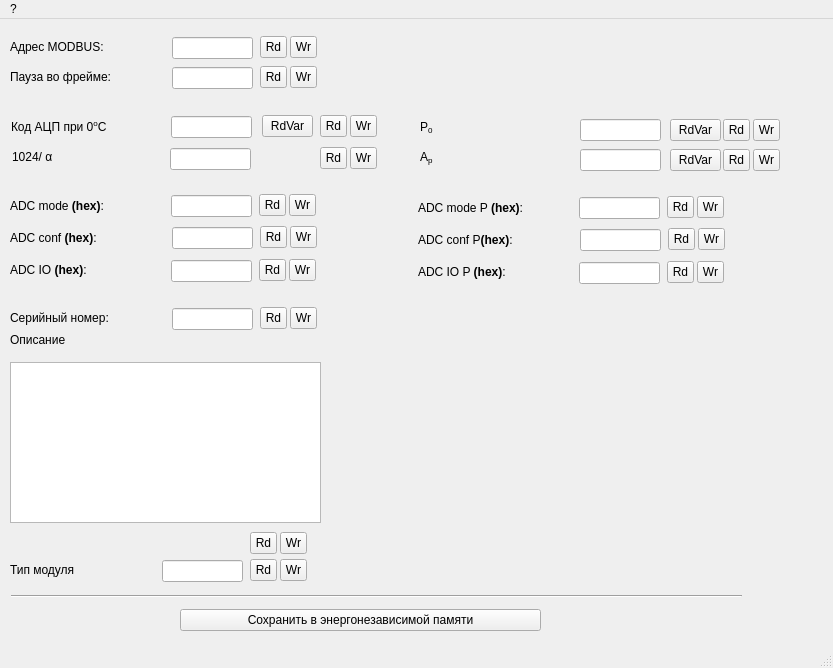
<?xml version="1.0" encoding="UTF-8"?>
<ui version="4.0">
 <class>fmTPConf</class>
 <widget class="QMainWindow" name="fmTPConf">
  <property name="geometry">
   <rect>
    <x>0</x>
    <y>0</y>
    <width>833</width>
    <height>668</height>
   </rect>
  </property>
  <property name="windowTitle">
   <string>Настройки термометра  и измерителя давления</string>
  </property>
  <widget class="QWidget" name="centralwidget">
   <widget class="QLineEdit" name="leAddrMB">
    <property name="geometry">
     <rect>
      <x>172</x>
      <y>18</y>
      <width>81</width>
      <height>22</height>
     </rect>
    </property>
    <property name="font">
     <font>
      <pointsize>9</pointsize>
     </font>
    </property>
   </widget>
   <widget class="QLabel" name="label_16">
    <property name="geometry">
     <rect>
      <x>10</x>
      <y>20</y>
      <width>111</width>
      <height>16</height>
     </rect>
    </property>
    <property name="font">
     <font>
      <pointsize>9</pointsize>
     </font>
    </property>
    <property name="text">
     <string>Адрес MODBUS:</string>
    </property>
   </widget>
   <widget class="QToolButton" name="tbAddrMBWr">
    <property name="geometry">
     <rect>
      <x>290</x>
      <y>17</y>
      <width>27</width>
      <height>22</height>
     </rect>
    </property>
    <property name="text">
     <string>Wr</string>
    </property>
   </widget>
   <widget class="QToolButton" name="tbAddrMBRd">
    <property name="geometry">
     <rect>
      <x>260</x>
      <y>17</y>
      <width>27</width>
      <height>22</height>
     </rect>
    </property>
    <property name="text">
     <string>Rd</string>
    </property>
   </widget>
   <widget class="QToolButton" name="tbthrATRd">
    <property name="geometry">
     <rect>
      <x>260</x>
      <y>47</y>
      <width>27</width>
      <height>22</height>
     </rect>
    </property>
    <property name="text">
     <string>Rd</string>
    </property>
   </widget>
   <widget class="QToolButton" name="tbthrATWr">
    <property name="geometry">
     <rect>
      <x>290</x>
      <y>47</y>
      <width>27</width>
      <height>22</height>
     </rect>
    </property>
    <property name="text">
     <string>Wr</string>
    </property>
   </widget>
   <widget class="QLineEdit" name="lethrAT">
    <property name="geometry">
     <rect>
      <x>172</x>
      <y>48</y>
      <width>81</width>
      <height>22</height>
     </rect>
    </property>
    <property name="font">
     <font>
      <pointsize>9</pointsize>
     </font>
    </property>
   </widget>
   <widget class="QLabel" name="label_17">
    <property name="geometry">
     <rect>
      <x>10</x>
      <y>50</y>
      <width>131</width>
      <height>16</height>
     </rect>
    </property>
    <property name="font">
     <font>
      <pointsize>9</pointsize>
     </font>
    </property>
    <property name="text">
     <string>Пауза во фрейме:</string>
    </property>
   </widget>
   <widget class="QToolButton" name="tbConfRd">
    <property name="geometry">
     <rect>
      <x>260</x>
      <y>207</y>
      <width>27</width>
      <height>22</height>
     </rect>
    </property>
    <property name="text">
     <string>Rd</string>
    </property>
   </widget>
   <widget class="QToolButton" name="tbConfWr">
    <property name="geometry">
     <rect>
      <x>290</x>
      <y>207</y>
      <width>27</width>
      <height>22</height>
     </rect>
    </property>
    <property name="text">
     <string>Wr</string>
    </property>
   </widget>
   <widget class="QLineEdit" name="leConf">
    <property name="geometry">
     <rect>
      <x>172</x>
      <y>208</y>
      <width>81</width>
      <height>22</height>
     </rect>
    </property>
    <property name="font">
     <font>
      <pointsize>9</pointsize>
     </font>
    </property>
   </widget>
   <widget class="QLabel" name="label_18">
    <property name="geometry">
     <rect>
      <x>10</x>
      <y>211</y>
      <width>121</width>
      <height>16</height>
     </rect>
    </property>
    <property name="font">
     <font>
      <pointsize>9</pointsize>
     </font>
    </property>
    <property name="text">
     <string>ADC conf &lt;b&gt;(hex)&lt;/b&gt;:</string>
    </property>
   </widget>
   <widget class="QLabel" name="label_19">
    <property name="geometry">
     <rect>
      <x>10</x>
      <y>291</y>
      <width>121</width>
      <height>16</height>
     </rect>
    </property>
    <property name="font">
     <font>
      <pointsize>9</pointsize>
     </font>
    </property>
    <property name="text">
     <string>Серийный номер:</string>
    </property>
   </widget>
   <widget class="QLineEdit" name="leSerNum">
    <property name="geometry">
     <rect>
      <x>172</x>
      <y>289</y>
      <width>81</width>
      <height>22</height>
     </rect>
    </property>
    <property name="font">
     <font>
      <pointsize>9</pointsize>
     </font>
    </property>
   </widget>
   <widget class="QToolButton" name="tbSerNumWr">
    <property name="geometry">
     <rect>
      <x>290</x>
      <y>288</y>
      <width>27</width>
      <height>22</height>
     </rect>
    </property>
    <property name="text">
     <string>Wr</string>
    </property>
   </widget>
   <widget class="QToolButton" name="tbSerNumRd">
    <property name="geometry">
     <rect>
      <x>260</x>
      <y>288</y>
      <width>27</width>
      <height>22</height>
     </rect>
    </property>
    <property name="text">
     <string>Rd</string>
    </property>
   </widget>
   <widget class="QLineEdit" name="leCR0">
    <property name="geometry">
     <rect>
      <x>171</x>
      <y>97</y>
      <width>81</width>
      <height>22</height>
     </rect>
    </property>
    <property name="font">
     <font>
      <pointsize>9</pointsize>
     </font>
    </property>
   </widget>
   <widget class="QLabel" name="label_2">
    <property name="geometry">
     <rect>
      <x>11</x>
      <y>100</y>
      <width>151</width>
      <height>16</height>
     </rect>
    </property>
    <property name="font">
     <font>
      <pointsize>9</pointsize>
     </font>
    </property>
    <property name="text">
     <string>Код АЦП при 0&lt;sup&gt;o&lt;/sup&gt;С</string>
    </property>
   </widget>
   <widget class="QLineEdit" name="leKa">
    <property name="geometry">
     <rect>
      <x>170</x>
      <y>129</y>
      <width>81</width>
      <height>22</height>
     </rect>
    </property>
    <property name="font">
     <font>
      <pointsize>9</pointsize>
     </font>
    </property>
   </widget>
   <widget class="QLabel" name="label_12">
    <property name="geometry">
     <rect>
      <x>12</x>
      <y>130</y>
      <width>141</width>
      <height>16</height>
     </rect>
    </property>
    <property name="font">
     <font>
      <pointsize>9</pointsize>
     </font>
    </property>
    <property name="lineWidth">
     <number>-5</number>
    </property>
    <property name="text">
     <string>1024/ &amp;#945;</string>
    </property>
    <property name="textFormat">
     <enum>Qt::RichText</enum>
    </property>
   </widget>
   <widget class="QToolButton" name="tbCR0Rd">
    <property name="geometry">
     <rect>
      <x>320</x>
      <y>96</y>
      <width>27</width>
      <height>22</height>
     </rect>
    </property>
    <property name="text">
     <string>Rd</string>
    </property>
   </widget>
   <widget class="QToolButton" name="tbCR0Wr">
    <property name="geometry">
     <rect>
      <x>350</x>
      <y>96</y>
      <width>27</width>
      <height>22</height>
     </rect>
    </property>
    <property name="text">
     <string>Wr</string>
    </property>
   </widget>
   <widget class="QToolButton" name="tbCR0RdVar">
    <property name="geometry">
     <rect>
      <x>262</x>
      <y>96</y>
      <width>51</width>
      <height>22</height>
     </rect>
    </property>
    <property name="text">
     <string>RdVar</string>
    </property>
   </widget>
   <widget class="QToolButton" name="tbKaRd">
    <property name="geometry">
     <rect>
      <x>320</x>
      <y>128</y>
      <width>27</width>
      <height>22</height>
     </rect>
    </property>
    <property name="text">
     <string>Rd</string>
    </property>
   </widget>
   <widget class="QToolButton" name="tbKaWr">
    <property name="geometry">
     <rect>
      <x>350</x>
      <y>128</y>
      <width>27</width>
      <height>22</height>
     </rect>
    </property>
    <property name="text">
     <string>Wr</string>
    </property>
   </widget>
   <widget class="QToolButton" name="tbModeRd">
    <property name="geometry">
     <rect>
      <x>259</x>
      <y>175</y>
      <width>27</width>
      <height>22</height>
     </rect>
    </property>
    <property name="text">
     <string>Rd</string>
    </property>
   </widget>
   <widget class="QToolButton" name="tbModeWr">
    <property name="geometry">
     <rect>
      <x>289</x>
      <y>175</y>
      <width>27</width>
      <height>22</height>
     </rect>
    </property>
    <property name="text">
     <string>Wr</string>
    </property>
   </widget>
   <widget class="QLineEdit" name="leMode">
    <property name="geometry">
     <rect>
      <x>171</x>
      <y>176</y>
      <width>81</width>
      <height>22</height>
     </rect>
    </property>
    <property name="font">
     <font>
      <pointsize>9</pointsize>
     </font>
    </property>
   </widget>
   <widget class="QLabel" name="label_20">
    <property name="geometry">
     <rect>
      <x>10</x>
      <y>179</y>
      <width>131</width>
      <height>16</height>
     </rect>
    </property>
    <property name="font">
     <font>
      <pointsize>9</pointsize>
     </font>
    </property>
    <property name="text">
     <string>ADC mode &lt;b&gt;(hex)&lt;/b&gt;:</string>
    </property>
   </widget>
   <widget class="QLabel" name="label_21">
    <property name="geometry">
     <rect>
      <x>10</x>
      <y>243</y>
      <width>111</width>
      <height>16</height>
     </rect>
    </property>
    <property name="font">
     <font>
      <pointsize>9</pointsize>
     </font>
    </property>
    <property name="text">
     <string>ADC IO &lt;b&gt;(hex)&lt;/b&gt;:</string>
    </property>
   </widget>
   <widget class="QLineEdit" name="leIO">
    <property name="geometry">
     <rect>
      <x>171</x>
      <y>241</y>
      <width>81</width>
      <height>22</height>
     </rect>
    </property>
    <property name="font">
     <font>
      <pointsize>9</pointsize>
     </font>
    </property>
   </widget>
   <widget class="QToolButton" name="tbIOWr">
    <property name="geometry">
     <rect>
      <x>289</x>
      <y>240</y>
      <width>27</width>
      <height>22</height>
     </rect>
    </property>
    <property name="text">
     <string>Wr</string>
    </property>
   </widget>
   <widget class="QToolButton" name="tbIORd">
    <property name="geometry">
     <rect>
      <x>259</x>
      <y>240</y>
      <width>27</width>
      <height>22</height>
     </rect>
    </property>
    <property name="text">
     <string>Rd</string>
    </property>
   </widget>
   <widget class="QToolButton" name="tbSave">
    <property name="geometry">
     <rect>
      <x>180</x>
      <y>590</y>
      <width>361</width>
      <height>22</height>
     </rect>
    </property>
    <property name="text">
     <string>Сохранить в энергонезависимой памяти</string>
    </property>
   </widget>
   <widget class="Line" name="line_3">
    <property name="geometry">
     <rect>
      <x>11</x>
      <y>569</y>
      <width>731</width>
      <height>16</height>
     </rect>
    </property>
    <property name="orientation">
     <enum>Qt::Horizontal</enum>
    </property>
   </widget>
   <widget class="QLabel" name="label_22">
    <property name="geometry">
     <rect>
      <x>420</x>
      <y>130</y>
      <width>121</width>
      <height>16</height>
     </rect>
    </property>
    <property name="font">
     <font>
      <pointsize>9</pointsize>
     </font>
    </property>
    <property name="lineWidth">
     <number>-5</number>
    </property>
    <property name="text">
     <string>A&lt;sub&gt;p&lt;/sub&gt;</string>
    </property>
   </widget>
   <widget class="QLabel" name="label_15">
    <property name="geometry">
     <rect>
      <x>420</x>
      <y>100</y>
      <width>121</width>
      <height>16</height>
     </rect>
    </property>
    <property name="font">
     <font>
      <pointsize>9</pointsize>
     </font>
    </property>
    <property name="lineWidth">
     <number>-5</number>
    </property>
    <property name="text">
     <string>P&lt;sub&gt;0&lt;/sub&gt;</string>
    </property>
   </widget>
   <widget class="QToolButton" name="tbApWr">
    <property name="geometry">
     <rect>
      <x>753</x>
      <y>130</y>
      <width>27</width>
      <height>22</height>
     </rect>
    </property>
    <property name="text">
     <string>Wr</string>
    </property>
   </widget>
   <widget class="QToolButton" name="tbP0Rd">
    <property name="geometry">
     <rect>
      <x>723</x>
      <y>100</y>
      <width>27</width>
      <height>22</height>
     </rect>
    </property>
    <property name="text">
     <string>Rd</string>
    </property>
   </widget>
   <widget class="QLineEdit" name="leP0">
    <property name="geometry">
     <rect>
      <x>580</x>
      <y>100</y>
      <width>81</width>
      <height>22</height>
     </rect>
    </property>
    <property name="font">
     <font>
      <pointsize>9</pointsize>
     </font>
    </property>
   </widget>
   <widget class="QToolButton" name="tbApRd">
    <property name="geometry">
     <rect>
      <x>723</x>
      <y>130</y>
      <width>27</width>
      <height>22</height>
     </rect>
    </property>
    <property name="text">
     <string>Rd</string>
    </property>
   </widget>
   <widget class="QToolButton" name="tbP0Wr">
    <property name="geometry">
     <rect>
      <x>753</x>
      <y>100</y>
      <width>27</width>
      <height>22</height>
     </rect>
    </property>
    <property name="text">
     <string>Wr</string>
    </property>
   </widget>
   <widget class="QLineEdit" name="leAp">
    <property name="geometry">
     <rect>
      <x>580</x>
      <y>130</y>
      <width>81</width>
      <height>22</height>
     </rect>
    </property>
    <property name="font">
     <font>
      <pointsize>9</pointsize>
     </font>
    </property>
   </widget>
   <widget class="QToolButton" name="tbPConfWr">
    <property name="geometry">
     <rect>
      <x>698</x>
      <y>209</y>
      <width>27</width>
      <height>22</height>
     </rect>
    </property>
    <property name="text">
     <string>Wr</string>
    </property>
   </widget>
   <widget class="QToolButton" name="tbPModeWr">
    <property name="geometry">
     <rect>
      <x>697</x>
      <y>177</y>
      <width>27</width>
      <height>22</height>
     </rect>
    </property>
    <property name="text">
     <string>Wr</string>
    </property>
   </widget>
   <widget class="QToolButton" name="tbPIOWr">
    <property name="geometry">
     <rect>
      <x>697</x>
      <y>242</y>
      <width>27</width>
      <height>22</height>
     </rect>
    </property>
    <property name="text">
     <string>Wr</string>
    </property>
   </widget>
   <widget class="QLabel" name="label_23">
    <property name="geometry">
     <rect>
      <x>418</x>
      <y>245</y>
      <width>111</width>
      <height>16</height>
     </rect>
    </property>
    <property name="font">
     <font>
      <pointsize>9</pointsize>
     </font>
    </property>
    <property name="text">
     <string>ADC IO P &lt;b&gt;(hex)&lt;/b&gt;:</string>
    </property>
   </widget>
   <widget class="QToolButton" name="tbPConfRd">
    <property name="geometry">
     <rect>
      <x>668</x>
      <y>209</y>
      <width>27</width>
      <height>22</height>
     </rect>
    </property>
    <property name="text">
     <string>Rd</string>
    </property>
   </widget>
   <widget class="QToolButton" name="tbPModeRd">
    <property name="geometry">
     <rect>
      <x>667</x>
      <y>177</y>
      <width>27</width>
      <height>22</height>
     </rect>
    </property>
    <property name="text">
     <string>Rd</string>
    </property>
   </widget>
   <widget class="QLabel" name="label_24">
    <property name="geometry">
     <rect>
      <x>418</x>
      <y>213</y>
      <width>121</width>
      <height>16</height>
     </rect>
    </property>
    <property name="font">
     <font>
      <pointsize>9</pointsize>
     </font>
    </property>
    <property name="text">
     <string>ADC conf P&lt;b&gt;(hex)&lt;/b&gt;:</string>
    </property>
   </widget>
   <widget class="QToolButton" name="tbPIORd">
    <property name="geometry">
     <rect>
      <x>667</x>
      <y>242</y>
      <width>27</width>
      <height>22</height>
     </rect>
    </property>
    <property name="text">
     <string>Rd</string>
    </property>
   </widget>
   <widget class="QLineEdit" name="leIO_P">
    <property name="geometry">
     <rect>
      <x>579</x>
      <y>243</y>
      <width>81</width>
      <height>22</height>
     </rect>
    </property>
    <property name="font">
     <font>
      <pointsize>9</pointsize>
     </font>
    </property>
   </widget>
   <widget class="QLineEdit" name="leMode_P">
    <property name="geometry">
     <rect>
      <x>579</x>
      <y>178</y>
      <width>81</width>
      <height>22</height>
     </rect>
    </property>
    <property name="font">
     <font>
      <pointsize>9</pointsize>
     </font>
    </property>
   </widget>
   <widget class="QLabel" name="label_25">
    <property name="geometry">
     <rect>
      <x>418</x>
      <y>181</y>
      <width>131</width>
      <height>16</height>
     </rect>
    </property>
    <property name="font">
     <font>
      <pointsize>9</pointsize>
     </font>
    </property>
    <property name="text">
     <string>ADC mode P &lt;b&gt;(hex)&lt;/b&gt;:</string>
    </property>
   </widget>
   <widget class="QLineEdit" name="leConf_P">
    <property name="geometry">
     <rect>
      <x>580</x>
      <y>210</y>
      <width>81</width>
      <height>22</height>
     </rect>
    </property>
    <property name="font">
     <font>
      <pointsize>9</pointsize>
     </font>
    </property>
   </widget>
   <widget class="QToolButton" name="tbP0RdVar">
    <property name="geometry">
     <rect>
      <x>670</x>
      <y>100</y>
      <width>51</width>
      <height>22</height>
     </rect>
    </property>
    <property name="text">
     <string>RdVar</string>
    </property>
   </widget>
   <widget class="QToolButton" name="tbApRdVar">
    <property name="geometry">
     <rect>
      <x>670</x>
      <y>130</y>
      <width>51</width>
      <height>22</height>
     </rect>
    </property>
    <property name="text">
     <string>RdVar</string>
    </property>
   </widget>
   <widget class="QLabel" name="label_33">
    <property name="geometry">
     <rect>
      <x>10</x>
      <y>313</y>
      <width>111</width>
      <height>16</height>
     </rect>
    </property>
    <property name="font">
     <font>
      <pointsize>9</pointsize>
     </font>
    </property>
    <property name="text">
     <string>Описание</string>
    </property>
   </widget>
   <widget class="QLabel" name="label_34">
    <property name="geometry">
     <rect>
      <x>10</x>
      <y>543</y>
      <width>121</width>
      <height>16</height>
     </rect>
    </property>
    <property name="font">
     <font>
      <pointsize>9</pointsize>
     </font>
    </property>
    <property name="text">
     <string>Тип модуля</string>
    </property>
   </widget>
   <widget class="QToolButton" name="tbTypeIDRd">
    <property name="geometry">
     <rect>
      <x>250</x>
      <y>540</y>
      <width>27</width>
      <height>22</height>
     </rect>
    </property>
    <property name="text">
     <string>Rd</string>
    </property>
   </widget>
   <widget class="QTextEdit" name="teDescribe">
    <property name="geometry">
     <rect>
      <x>10</x>
      <y>343</y>
      <width>311</width>
      <height>161</height>
     </rect>
    </property>
   </widget>
   <widget class="QToolButton" name="tbDescribeRd">
    <property name="geometry">
     <rect>
      <x>250</x>
      <y>513</y>
      <width>27</width>
      <height>22</height>
     </rect>
    </property>
    <property name="text">
     <string>Rd</string>
    </property>
   </widget>
   <widget class="QToolButton" name="tbDescribeWr">
    <property name="geometry">
     <rect>
      <x>280</x>
      <y>513</y>
      <width>27</width>
      <height>22</height>
     </rect>
    </property>
    <property name="text">
     <string>Wr</string>
    </property>
   </widget>
   <widget class="QLineEdit" name="leTypeID">
    <property name="geometry">
     <rect>
      <x>162</x>
      <y>541</y>
      <width>81</width>
      <height>22</height>
     </rect>
    </property>
    <property name="font">
     <font>
      <pointsize>9</pointsize>
     </font>
    </property>
   </widget>
   <widget class="QToolButton" name="tbTypeIDWr">
    <property name="geometry">
     <rect>
      <x>280</x>
      <y>540</y>
      <width>27</width>
      <height>22</height>
     </rect>
    </property>
    <property name="text">
     <string>Wr</string>
    </property>
   </widget>
  </widget>
  <widget class="QMenuBar" name="menubar">
   <property name="geometry">
    <rect>
     <x>0</x>
     <y>0</y>
     <width>833</width>
     <height>21</height>
    </rect>
   </property>
   <widget class="QMenu" name="menu">
    <property name="title">
     <string>?</string>
    </property>
   </widget>
   <addaction name="menu"/>
  </widget>
  <widget class="QStatusBar" name="statusbar"/>
 </widget>
 <resources/>
 <connections/>
</ui>
